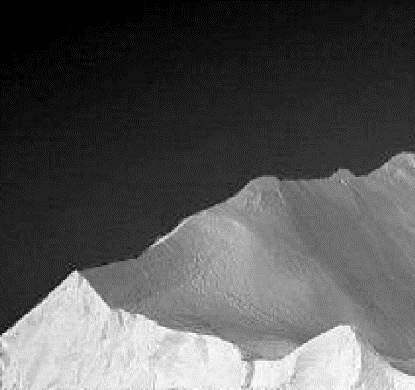
//> input picture Homework_2_fanmoshang/Picture6.png, 415 x 390 px
$ ./main   (built with g++ and OpenCV 4)
//> lines starting //> are read from the running program, lines starting //| are printed output that depends on the picture
//> further down, src is the input picture: 390 rows x 415 cols, CV_8UC1; min 0, max 254, mean 86.5
### Homework_2_fanmoshang/WatershedMethod.h
//
// Created by top on 18-11-26.
//
#include <iostream>
#include <opencv2/opencv.hpp>
#include <opencv2/imgproc.hpp>
#include <opencv2/highgui.hpp>

#ifndef IMAGESEGMENTATION_WATERSHEDMETHOD_H
#define IMAGESEGMENTATION_WATERSHEDMETHOD_H

#endif //IMAGESEGMENTATION_WATERSHEDMETHOD_H

### Homework_2_fanmoshang/ThresholdMethods.h
//
// Created by top on 18-11-26.
//


#include <opencv2/core/mat.hpp>

#ifndef IMAGESEGMENTATION_THRESHOLDMETHODS_H
#define IMAGESEGMENTATION_THRESHOLDMETHODS_H

#endif //IMAGESEGMENTATION_THRESHOLDMETHODS_H

void threshold_myself(int threshold);
void auto_set_threshold();
int otsuMethod(cv::Mat src);
void my_localAdaptiveThresholding();
void src_adaptiveThreshold();
void blockedThresholdSegmentation();
void averMovingSegmentation();
std::vector<int> MultiThreshold(cv::Mat src);

### Homework_2_fanmoshang/ThresholdMethods.cpp
//
// Created by top on 18-11-26.
//

#include <iostream>
#include <string>
#include <opencv2/opencv.hpp>
#include <opencv2/imgproc.hpp>
#include <opencv2/highgui.hpp>

using namespace std;
using namespace cv;

// [308 lines left out: functions findMax, getPosition, threshold_myself, auto_set_threshold, otsuMethod, my_localAdaptiveThresholding and 3 more, not called in this run]
vector<int> MultiThreshold(Mat src){
    const int GrayScale = 256;
//    Mat src = imread("/home/top/project/ImageSegmentation/imageSegmentation/Picture1.png", IMREAD_GRAYSCALE);
    int width = src.rows;
//> width = 390
    int height = src.cols;
//> height = 415
    int pixelCount[GrayScale];
    float pixelPro[GrayScale];
    int i, j, scale, pixelSum = width * height;
//> pixelSum = 161850
    vector<int> threshold;
    uchar* data = src.ptr<uchar>(0);  //指向像素数据的指针
    for (i = 0; i < GrayScale; i++) //初始化计数数组和比例数组
    {
        pixelCount[i] = 0;
        pixelPro[i] = 0;
    }

    //统计灰度级中每个像素在整幅图像中的个数
    for (i = 0; i < height; i++)
    {
        for (j = 0; j < width; j++)
        {
            pixelCount[(int)data[i * width + j]]++;  //将像素值作为计数数组的下标
        }
    }
//> after the loop, pixelCount = 256 values, max 34589 at index 34, min 0 at index 1, mean 632.2

    //计算每个像素在整幅图像中的比例
    float maxPro = 0.0;
    int kk = 0;
    for (i = 0; i < GrayScale; i++)
    {
        pixelPro[i] = (float)pixelCount[i] / pixelSum;
        if (pixelPro[i] > maxPro)
        {
            maxPro = pixelPro[i];
            kk = i;
        }
    }
//> this loop made 256 passes
//> maxPro on passes 1, 18, 35: 0.0785, 0.162, 0.214
//> after the loop, pixelPro = 256 values, max 0.214 at index 34, min 0 at index 1, mean 0.00391; maxPro = 0.214; kk = 34

    //遍历灰度级[0,255]
    float w0, w1, w2, u0tmp, u1tmp, u2tmp, u0, u1, u2, u, deltaTmp, deltaMax = 0;
    /**
     * w0:属于1景的像素点数占整幅图像的比例
     * w1:属于2景的像素点数占整幅图像的比例
     * w2:属于3景的像素点数占整幅图像的比例
     * u0:1景平均灰度,Σ(当前灰度*此灰度出现的概率)/前景像素点数比例
     * u1:2景平均灰度,Σ(当前灰度*此灰度出现的概率)/背景像素点数比例
     * u2:3景平均灰度,Σ(当前灰度*此灰度出现的概率)/背景像素点数比例
     * u:图像的总平均灰度
     * deltaTmp:遍历阈值时求得的间类方差
     * deltaMax:目前所得的最大间类方差,随着遍历可能会变
     */
    for (i = 0; i < GrayScale; i++)     // i作为阈值
    {
        for (j = 0; j<i-10; j++) {
            w0 = w1 = w2 = u0tmp = u1tmp = u2tmp = u0 = u1 = u2 = u = deltaTmp = 0;
            for (scale = 0; scale < GrayScale; scale++) //遍历每个灰度值，把他们分成前景和背景
            {
                if (scale <= j) {   //1景部分
                    w0 += pixelPro[scale];
                    u0tmp += scale * pixelPro[scale];
                } else if(scale >j && scale <i){ //2景部分
                    w1 += pixelPro[scale];
                    u1tmp += scale * pixelPro[scale];
                }
                else if(scale >= i){
                    w2 += pixelPro[scale];
                    u2tmp += scale * pixelPro[scale];
                }
            }
            u0 = u0tmp / w0;
            u1 = u1tmp / w1;
            u2 = u2tmp / w2;
            u = u0tmp + u1tmp + u2tmp;
            deltaTmp = w0 * pow((u0 - u), 2) + w1 * pow((u1 - u), 2) + w2 * pow((u2 - u), 2);
            if (deltaTmp > deltaMax)
            {
                deltaMax = deltaTmp;
                threshold.clear();
                threshold.push_back(i);
                threshold.push_back(j);
            }
        }

    }
//> this loop made 256 passes
//> (w0, w1, w2, u0tmp, u1tmp, u2tmp) on passes 1 to 3: (0, 0, 0, 0, 0, 0), (0, 0, 0, 0, 0, 0), (0, 0, 0, 0, 0, 0)
//> after the loop, w0 = 0.995; w1 = 0.00458; w2 = 0; u0tmp = 85.36; u1tmp = 1.16; u2tmp = 0; deltaMax = 5315.8; threshold = [171, 68]
    Mat dst(src.size(), src.type());
    for (int i = 0; i < dst.rows; ++i) {
        for (int j = 0; j < dst.cols; ++j) {
            int value = src.at<uchar>(i, j);
            if (value <= threshold.at(1)) dst.at<uchar>(i, j) = 255;
            else if (value>threshold.at(1) && value<=threshold.at(0)) dst.at<uchar>(i,j) = 128;
            else dst.at<uchar>(i, j) = 0;
        }
    }
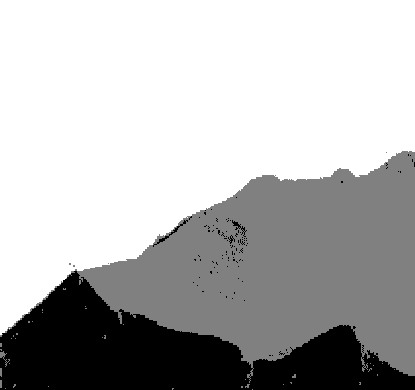
//> dst: 390 rows x 415 cols, CV_8UC1; min 0, max 255, mean 180.5
    imshow("dst", dst);
    waitKey(0);
    return threshold;
}

### Homework_2_fanmoshang/main.cpp
#include "ThresholdMethods.h"
#include "WatershedMethod.h"

using namespace std;
using namespace cv;

int main() {
// [7 lines of commented-out code are left out]


    Mat src = imread("/home/top/project/ImageSegmentation/imageSegmentation/Picture6.png", IMREAD_GRAYSCALE);
    vector<int> threshold;
    threshold = MultiThreshold(src);
//> threshold = [171, 68]
    cout << "threshold0:"<< threshold.at(0)<<endl;
//| threshold0:171
    cout << "threshold1:"<< threshold.at(1)<<endl;
//| threshold1:68

    return 0;
}

$ run again, with Homework_2_fanmoshang/Picture2.png copied over Homework_2_fanmoshang/Picture6.png
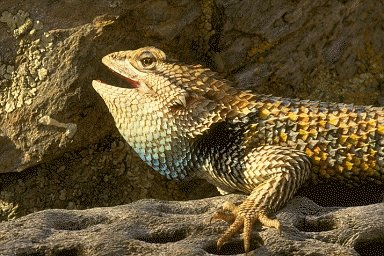
//> input picture Homework_2_fanmoshang/Picture2.png, 384 x 256 px
//> `Mat src = imread("/home/top/project/ImageSegmentation/imageSegmentatio..`:
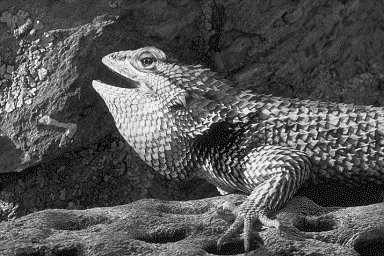
//> src: 256 rows x 384 cols, CV_8UC1; min 0, max 250, mean 83.5
//> after the loop in MultiThreshold, `for (i = 0; i < height; i++)`: pixelCount = 256 values, max 1636 at index 55, min 0 at index 251, mean 384
//> the loop in MultiThreshold, `for (i = 0; i < GrayScale; i++)` made 256 passes
//> maxPro on passes 1, 2, 3, 11, 22, 24, 25, 27: 1.02e-05, 0.000387, 0.00395, 0.00405, 0.00417, 0.00454, 0.0046, 0.00525
//> after the loop in MultiThreshold, `for (i = 0; i < GrayScale; i++)`: pixelPro = 256 values, max 0.0166 at index 55, min 0 at index 251, mean 0.00391; maxPro = 0.0166; kk = 55
//> the loop in MultiThreshold, `for (i = 0; i < GrayScale; i++)` made 256 passes
//> (w0, w1, w2, u0tmp, u1tmp, u2tmp) on passes 1 to 3: (0, 0, 0, 0, 0, 0), (0, 0, 0, 0, 0, 0), (0, 0, 0, 0, 0, 0)
//> after the loop in MultiThreshold, `for (i = 0; i < GrayScale; i++)`: w0 = 0.999; w1 = 0.000773; w2 = 0; u0tmp = 83.34; u1tmp = 0.19; u2tmp = 0; deltaMax = 2672.4; threshold = [154, 80]
//> after the loop in MultiThreshold, `for (int i = 0; i < dst.rows; ++i)`:
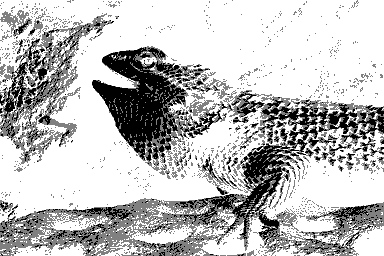
//> dst: 256 rows x 384 cols, CV_8UC1; min 0, max 255, mean 189.9
//| threshold0:154
//| threshold1:80

$ run again, with Homework_2_fanmoshang/Picture3.png copied over Homework_2_fanmoshang/Picture6.png
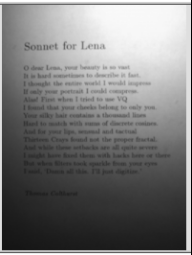
//> input picture Homework_2_fanmoshang/Picture3.png, 192 x 255 px
//> after the loop in MultiThreshold, `for (i = 0; i < height; i++)`: pixelCount = 256 values, max 1338 at index 223, min 0 at index 1, mean 191.2
//> the loop in MultiThreshold, `for (i = 0; i < GrayScale; i++)` made 256 passes
//> maxPro on passes 1, 27, 28, 29, 224: 0.00521, 0.00564, 0.00807, 0.0102, 0.0273
//> after the loop in MultiThreshold, `for (i = 0; i < GrayScale; i++)`: pixelPro = 256 values, max 0.0273 at index 223, min 0 at index 1, mean 0.00391; maxPro = 0.0273; kk = 223
//> the loop in MultiThreshold, `for (i = 0; i < GrayScale; i++)` made 256 passes
//> (w0, w1, w2, u0tmp, u1tmp, u2tmp) on passes 1 to 3: (0, 0, 0, 0, 0, 0), (0, 0, 0, 0, 0, 0), (0, 0, 0, 0, 0, 0)
//> after the loop in MultiThreshold, `for (i = 0; i < GrayScale; i++)`: w0 = 0.942; w1 = 0.0506; w2 = 0.0078; u0tmp = 107.8; u1tmp = 12.52; u2tmp = 1.99; deltaMax = 4826.3; threshold = [176, 92]
//> after the loop in MultiThreshold, `for (int i = 0; i < dst.rows; ++i)`:
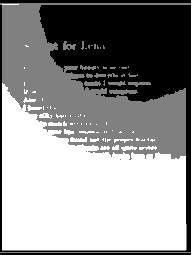
//> dst: 255 rows x 192 cols, CV_8UC1; min 0, max 255, mean 147.4
//| threshold0:176
//| threshold1:92

$ run again, with Homework_2_fanmoshang/Picture4.png copied over Homework_2_fanmoshang/Picture6.png
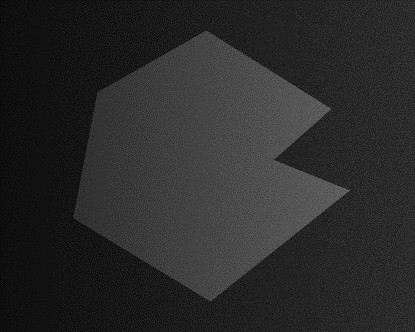
//> input picture Homework_2_fanmoshang/Picture4.png, 415 x 332 px
//> src is the input picture: 332 rows x 415 cols, CV_8UC1; min 7, max 102, mean 42.2
//> after the loop in MultiThreshold, `for (i = 0; i < height; i++)`: pixelCount = 256 values, max 41039 at index 34, min 0 at index 0, mean 538.2
//> the loop in MultiThreshold, `for (i = 0; i < GrayScale; i++)` made 256 passes
//> maxPro on passes 8, 18, 35: 0.0167, 0.26, 0.298
//> after the loop in MultiThreshold, `for (i = 0; i < GrayScale; i++)`: pixelPro = 256 values, max 0.298 at index 34, min 0 at index 0, mean 0.00391; maxPro = 0.298; kk = 34
//> the loop in MultiThreshold, `for (i = 0; i < GrayScale; i++)` made 256 passes
//> (w0, w1, w2, u0tmp, u1tmp, u2tmp) on passes 1 to 3: (0, 0, 0, 0, 0, 0), (0, 0, 0, 0, 0, 0), (0, 0, 0, 0, 0, 0)
//> after the loop in MultiThreshold, `for (i = 0; i < GrayScale; i++)`: w0 = 1; w1 = 0; u0tmp = 42.16; u1tmp = 0; deltaMax = 440.8; threshold = [52, 17]
//> after the loop in MultiThreshold, `for (int i = 0; i < dst.rows; ++i)`:
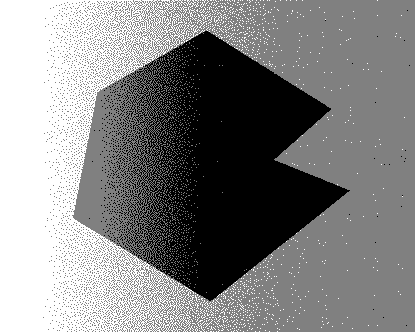
//> dst: 332 rows x 415 cols, CV_8UC1; min 0, max 255, mean 131.1
//| threshold0:52
//| threshold1:17
